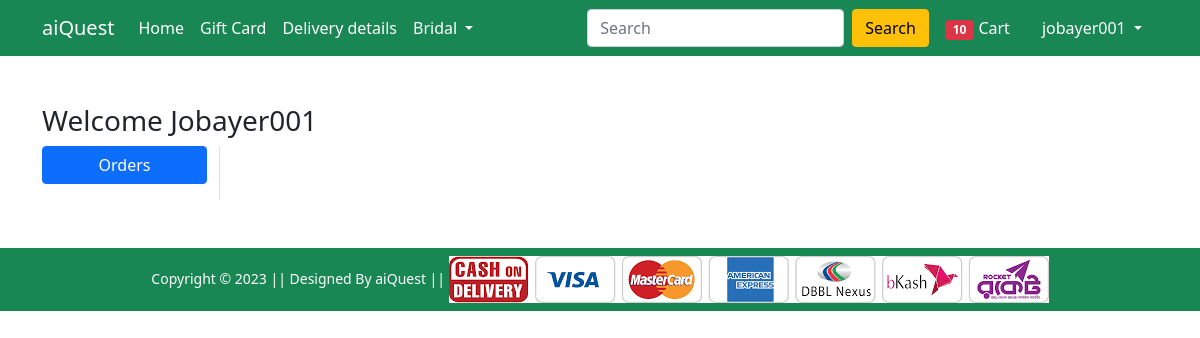
/orders/ (signed in), run on an earlier commit of the app's database.
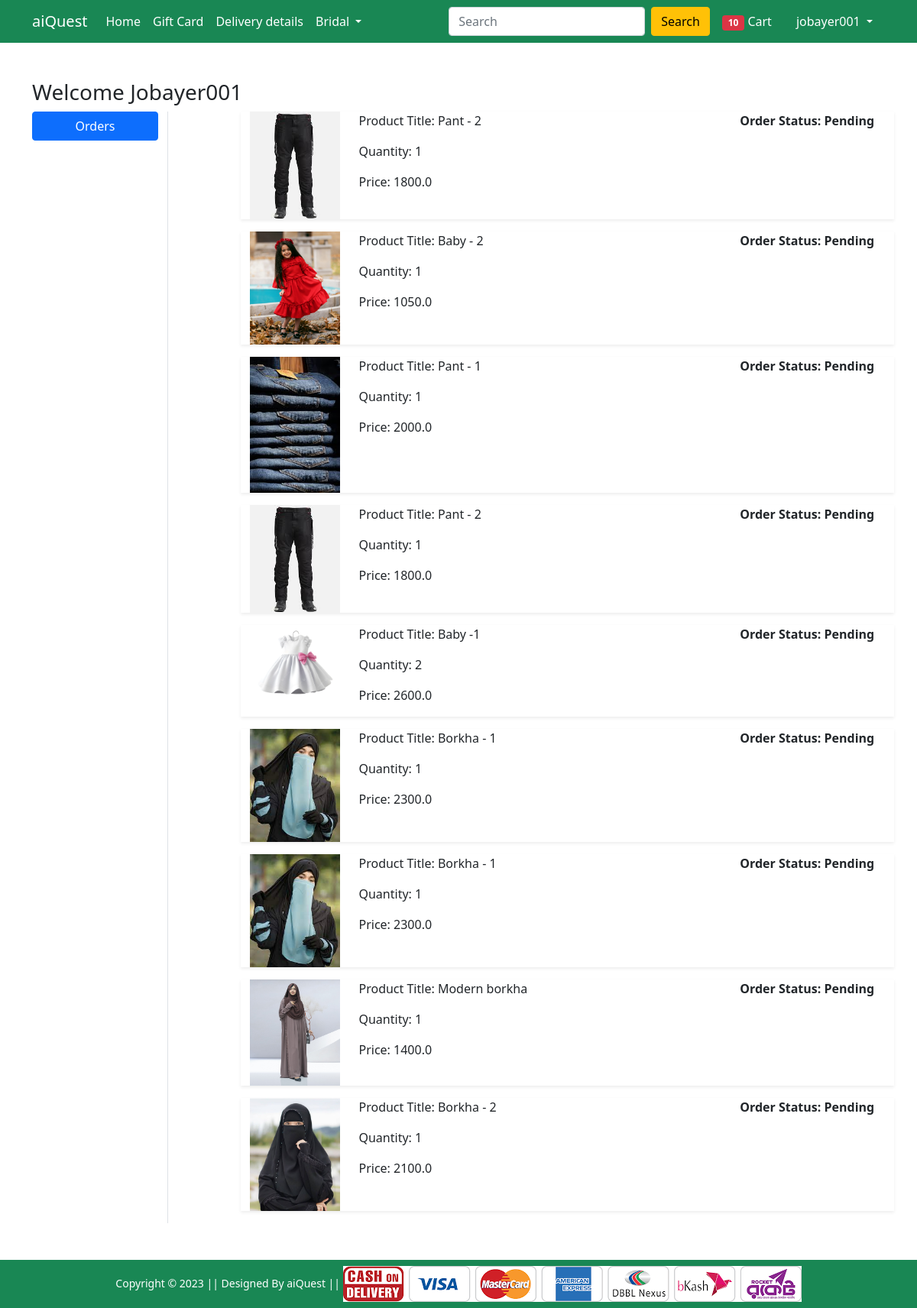
And on a later commit of the database.
### Shop/models.py (models this page shows, shortened)
class OrderPlaced(models.Model):
    user = models.ForeignKey(User, on_delete=models.CASCADE)
    customer = models.ForeignKey(Customer, on_delete=models.CASCADE)
    product = models.ForeignKey(Product, on_delete=models.CASCADE)
    quantity = models.PositiveIntegerField(default=1)
    ordered_date = models.DateTimeField(auto_now_add=True)
    status = models.CharField(max_length=50, choices=STATUS_CHOICE, default='Pending')
    @property
    def total_cost(self):
        return self.quantity * self.product.discounted_price

class Product(models.Model):
    title = models.CharField(max_length=100)
    selling_price = models.FloatField()
    discounted_price = models.FloatField()
    description = models.TextField()
    brand = models.CharField(max_length=100)
    category = models.CharField(choices=CATEGORY_CHOICES,max_length=2)
    product_image = models.ImageField(upload_to='productimg')

### Shop/views.py (the view)
# urls.py: path('orders/', views.orders, name = 'orders'),
@login_required
def orders(request):
 op = OrderPlaced.objects.filter(user=request.user)
 return render(request, 'Shop/orders.html', {'order_placed':op})

### Shop/templates/Shop/orders.html (shortened to what this page needs)
{% extends 'Shop/base.html' %}
{% load static %}
{% block main-content %}
<div class="container my-5">
    <div class="row">
        <h3>Welcome <span class="text-capitalize">{{request.user}}</span></h3>
        <div class="col-sm-2 border-end">
            <ul class="list-unstyled">
                <li class="d-grid"><a href="{% url 'orders' %}" class="btn btn-primary">Orders</a></li>
            </ul>
        </div>
        <div class="col-sm-9 offset-sm-1">
            {% for op in order_placed %}
            <div class="row shadow-sm mb-3">
                <div class="col-sm-2">
                    <img src="{{op.product.product_image.url}}" alt="" srcset="" class="img-fluid" height="150"
                        width="150">
                </div>
                <div class="col-sm-7">
                    <p>Product Title: {{op.product.title}}</p>
                    <p>Quantity: {{op.quantity}}</p>
                    <p>Price: {{op.total_cost}}</p>
                </div>
                <div class="col-sm-3 fw-bold">
                    <p>Order Status: {{op.status}}</p>
                </div>
            </div>
            {% endfor %}
        </div>
    </div>
</div>
{% endblock main-content %}

### Shop/templates/Shop/base.html (shortened to what this page needs)
<!doctype html>
{% load static %}
<html lang="en">
<head>
    <link href="https://cdn.jsdelivr.net/npm/bootstrap@5.0.0-beta1/dist/css/bootstrap.min.css" rel="stylesheet"
>
    <link rel="stylesheet" href="{% static 'Shop/css/owl.carousel.min.css' %}">
    <link rel="stylesheet" href="{% static 'Shop/css/all.min.css' %}">
    <link rel="stylesheet" href="{% static 'Shop/css/style.css' %}">
</head>
<body>
    <nav class="navbar navbar-expand-lg navbar-dark bg-success">
        <div class="container">
            <a class="navbar-brand" href="/">aiQuest</a>
            <div class="collapse navbar-collapse" id="navbarSupportedContent">
                <ul class="navbar-nav me-auto mb-2 mb-lg-0">
                    <li class="nav-item">
                        <a class="nav-link active" aria-current="page" href="/">Home</a>
                    </li>
                    <li class="nav-item">
                        <a class="nav-link active" aria-current="page" href="#">Gift Card</a>
                    </li>
                    <li class="nav-item">
                        <a class="nav-link active" aria-current="page" href="#">Delivery details</a>
                    </li>
                    <li class="nav-item dropdown">
                        <a class="nav-link dropdown-toggle text-white" href="#" id="electronicsDropdown" role="button"
                            data-bs-toggle="dropdown" aria-expanded="false">
                            Bridal
                        </a>
                    </li>
                </ul>
                <form class="d-flex">
                    <input class="form-control me-2" type="search" placeholder="Search" aria-label="Search">
                    <button class="btn btn-warning" type="submit">Search</button>
                </form>
                <div>
                    <ul class="navbar-nav me-auto mb-2 mb-lg-0">
                        {% if request.user.is_authenticated %}
                        <li class="nav-item mx-2">
                            <a href="{% url 'showCart' %}" class="nav-link text-white"><span
                                class="badge bg-danger">10</span> Cart </a>
                        </li>
                        <li class="nav-item dropdown mx-2">
                            <a class="nav-link dropdown-toggle text-white" href="#" id="profileDropdown" role="button"
                                data-bs-toggle="dropdown" aria-expanded="false">
                                {{request.user.username}}
                            </a>
                        </li>
                        {% endif %}
                    </ul>
                </div>
            </div>
        </div>
    </nav>
    {% block main-content %} {% endblock main-content %}
    <footer class="container-fluid bg-success text-center p-2 mt-5">
        <small class="text-white">Copyright &copy; 2023 || Designed By aiQuest || </small>
        <img src="{% static 'Shop/images/paymentlogo.png' %}" alt="" srcset="" class="img-fluid" height="2px">
    </footer>
</body>
</html>

What changed in the data, as far as the page shows it:
added OrderPlaced: product.product_image (picture), product "Pant - 2", quantity "1", total_cost "1800.0", status "Pending"
added OrderPlaced: product.product_image (picture), product "Baby - 2", quantity "1", total_cost "1050.0", status "Pending"
added OrderPlaced: product.product_image (picture), product "Pant - 1", quantity "1", total_cost "2000.0", status "Pending"
added OrderPlaced: product.product_image (picture), product "Pant - 2", quantity "1", total_cost "1800.0", status "Pending"
added OrderPlaced: product.product_image (picture), product "Baby -1", quantity "2", total_cost "2600.0", status "Pending"
added OrderPlaced: product.product_image (picture), product "Borkha - 1", quantity "1", total_cost "2300.0", status "Pending"
added OrderPlaced: product.product_image (picture), product "Borkha - 1", quantity "1", total_cost "2300.0", status "Pending"
added OrderPlaced: product.product_image (picture), product "Modern borkha", quantity "1", total_cost "1400.0", status "Pending"
added OrderPlaced: product.product_image (picture), product "Borkha - 2", quantity "1", total_cost "2100.0", status "Pending"
